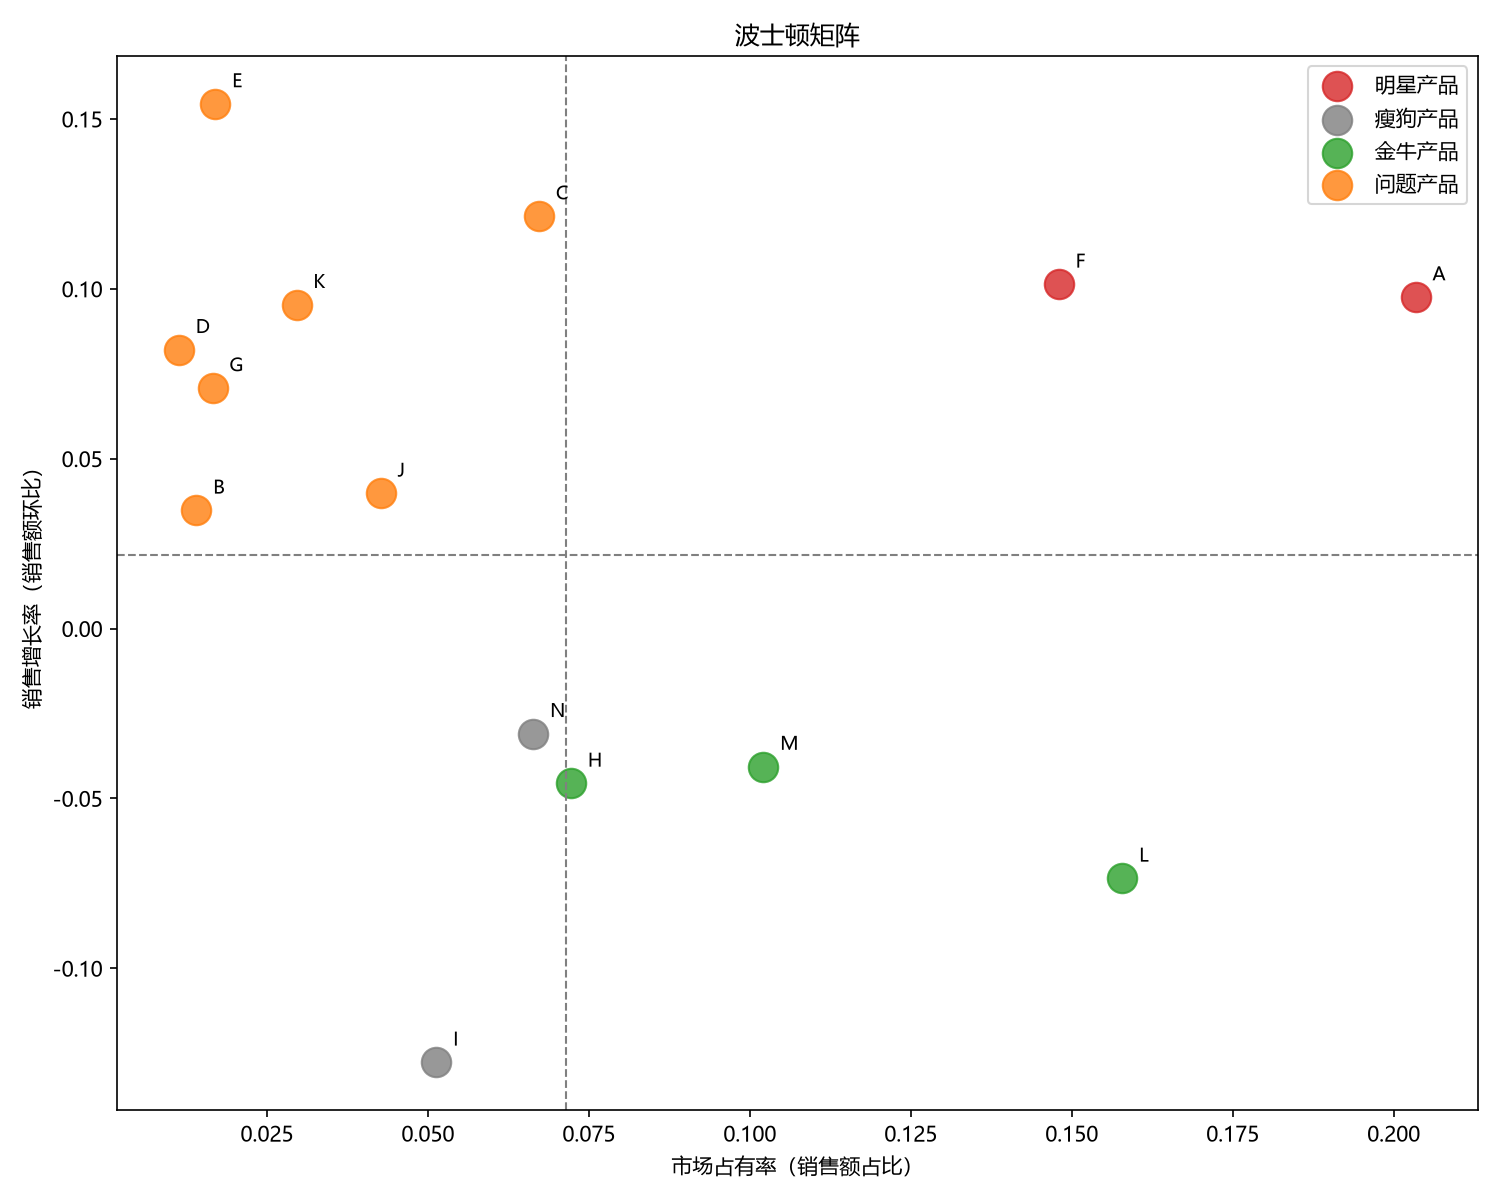

Recreate this plot in Python.
import os
import pandas as pd
import matplotlib.pyplot as plt
import matplotlib
matplotlib.rcParams['font.sans-serif'] = ['Microsoft YaHei', 'SimHei']
matplotlib.rcParams['axes.unicode_minus'] = False

base = r'D:/学习作业/数据可视化/1《CDA 一级认证教材：商业数据分析》'
out = r'D:/学习作业/数据可视化/第2章'
os.makedirs(out, exist_ok=True)

df = pd.read_excel(os.path.join(base, '第2章 数据分析方法/1、分析的基础范式/data-无答案/1-1波士顿矩阵.xlsx'), sheet_name='销售表')
df['销售日期'] = pd.to_datetime(df['销售日期'])
df['月份'] = df['销售日期'].dt.month
df['订单金额'] = df['单价'] * df['销量']

sales = df.pivot_table(index='品牌', columns='月份', values='订单金额', aggfunc='sum', fill_value=0)
sales = sales.reindex(columns=[7, 8], fill_value=0)
sales['销售额占比'] = sales.sum(axis=1) / sales.values.sum()
sales['销售额环比'] = (sales[8] - sales[7]) / sales[7]
sales['销售额环比'] = sales['销售额环比'].replace([float('inf'), -float('inf')], 0)

total_growth = (sales[8].sum() - sales[7].sum()) / sales[7].sum()
avg_share = sales['销售额占比'].mean()

sales['象限'] = '问题产品'
sales.loc[(sales['销售额占比'] >= avg_share) & (sales['销售额环比'] >= total_growth), '象限'] = '明星产品'
sales.loc[(sales['销售额占比'] >= avg_share) & (sales['销售额环比'] < total_growth), '象限'] = '金牛产品'
sales.loc[(sales['销售额占比'] < avg_share) & (sales['销售额环比'] < total_growth), '象限'] = '瘦狗产品'

colors = {'明星产品': '#d62728', '金牛产品': '#2ca02c', '问题产品': '#ff7f0e', '瘦狗产品': '#7f7f7f'}

fig, ax = plt.subplots(figsize=(10, 8))
for q, g in sales.groupby('象限'):
    ax.scatter(g['销售额占比'], g['销售额环比'], s=200, color=colors[q], label=q, alpha=0.8)
    for name, row in g.iterrows():
        ax.annotate(name, (row['销售额占比'], row['销售额环比']),
                    textcoords='offset points', xytext=(8, 8), fontsize=9)

ax.axhline(total_growth, color='gray', linestyle='--', linewidth=1)
ax.axvline(avg_share, color='gray', linestyle='--', linewidth=1)
ax.set_xlabel('市场占有率（销售额占比）')
ax.set_ylabel('销售增长率（销售额环比）')
ax.set_title('波士顿矩阵')
ax.legend(loc='best')
plt.tight_layout()
plt.savefig(os.path.join(out, '第2章_波士顿矩阵.png'), dpi=150)
plt.show()

print(sales[['销售额占比', '销售额环比', '象限']].round(4).sort_values('销售额占比', ascending=False))
